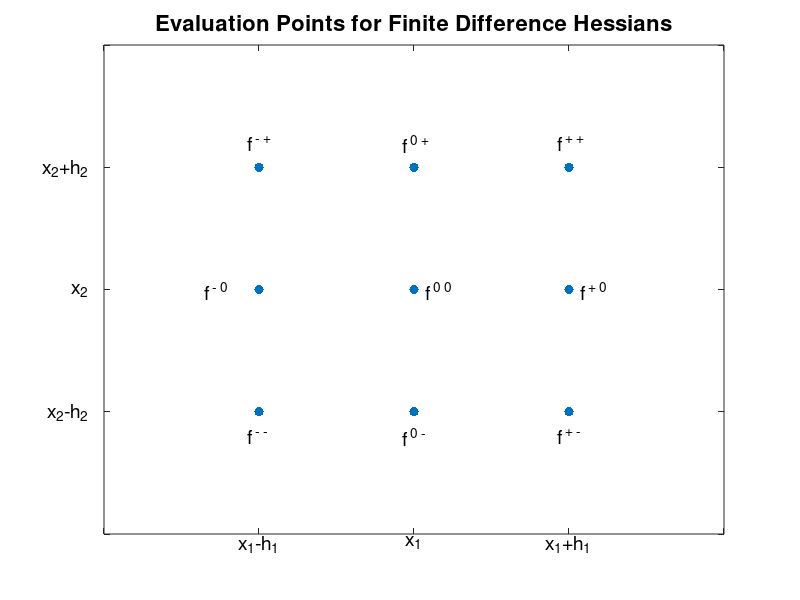

Write the MATLAB code that produced this figure. (Note: this script raises an error after producing the figure.)
% DEMDIF01 Plot to illustrate finite difference Hessian evaluation 
function demdif01
close all

disp(' ')
disp('DEMDIF01 Plot to illustrate finite difference Hessian evaluation')

figure(1)
h=plot([-1 0 1 -1 0 1 -1 0 1],[-1 -1 -1 0 0 0 1 1 1],'.');
set(h,'markersize',20)
axis([-2 2 -2 2])
set(gca,'xtick',-2:1:2)
set(gca,'xticklabel','')
set(gca,'ytick',-2:1:2)
set(gca,'yticklabel','')

h=text(-1,-2,'x_1-h_1');
set(h,'VerticalAlignment','top','HorizontalAlignment','center')
h=text(0,-2,'x_1');
set(h,'VerticalAlignment','top','HorizontalAlignment','center')
h=text(1,-2,'x_1+h_1');
set(h,'VerticalAlignment','top','HorizontalAlignment','center')

h=text(-2.1,-1,'x_2-h_2');
set(h,'VerticalAlignment','middle','HorizontalAlignment','right')
h=text(-2.1,0,'x_2');
set(h,'VerticalAlignment','middle','HorizontalAlignment','right')
h=text(-2.1,1,'x_2+h_2');
set(h,'VerticalAlignment','middle','HorizontalAlignment','right')

text(-1.075,1.2,'f^{ - +}')
text(-0.075,1.2,'f^{ 0 +}')
text(0.925,1.2,'f^{ + +}')

text(-1.075,-1.2,'f^{ - -}')
text(-0.075,-1.2,'f^{ 0 -}')
text(0.925,-1.2,'f^{ + -}')

text(-1.35,0,'f^{ - 0}')
text(0.075,0,'f^{ 0 0}')
text(1.075,0,'f^{ + 0}')

set(title('Evaluation Points for Finite Difference Hessians'),'fontsize',16)

hh=get(gca,'children');
for i=1:length(hh)
  if strcmp(get(hh(i),'type'),'text')
    set(hh(i),'fontsize',14);
  end
end

prtfigs(mfilename,'Evaluation Points for Finite Difference Hessians',1)